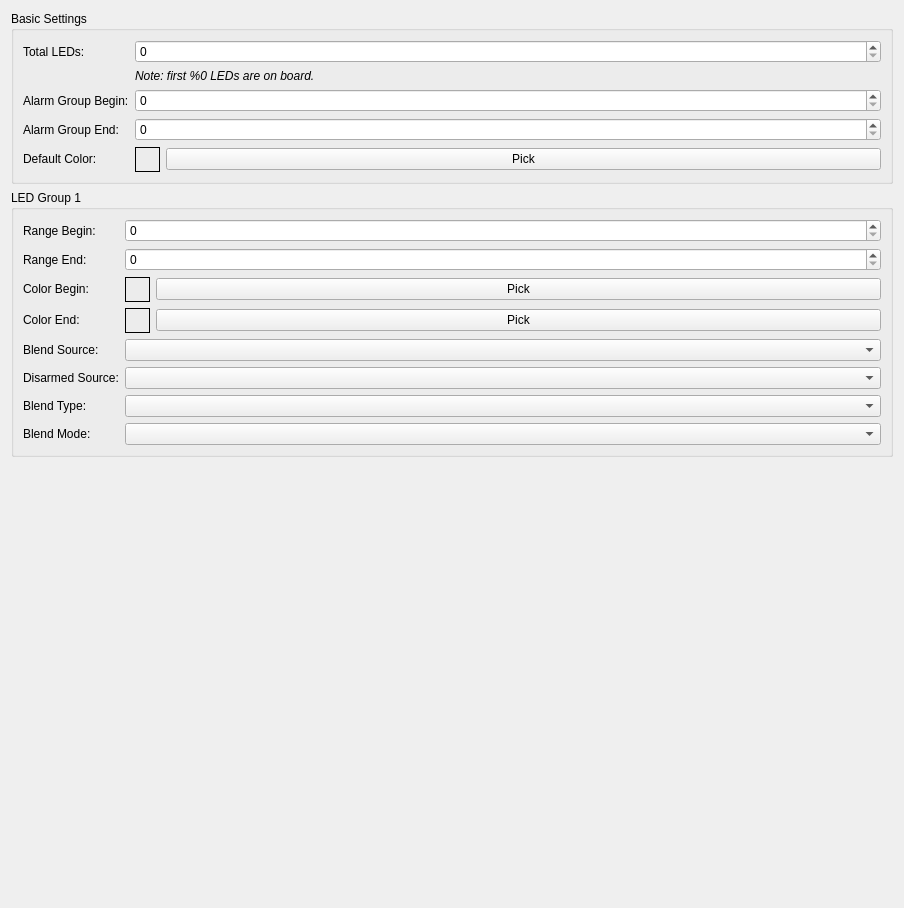
         <widget class="QWidget" name="scrollAreaWidgetContents_7">
          <property name="geometry">
           <rect>
            <x>0</x>
            <y>0</y>
            <width>904</width>
            <height>908</height>
           </rect>
          </property>
          <layout class="QVBoxLayout" name="verticalLayout_19">
           <item>
            <widget class="QGroupBox" name="gbxLEDBasic">
             <property name="title">
              <string>Basic Settings</string>
             </property>
             <layout class="QFormLayout" name="formLayout_8">
              <item row="0" column="0">
               <widget class="QLabel" name="label_2">
                <property name="text">
                 <string>Total LEDs:</string>
                </property>
               </widget>
              </item>
              <item row="0" column="1">
               <widget class="QSpinBox" name="sbLEDTotal">
                <property name="objrelation" stdset="0">
                 <stringlist notr="true">
                  <string>objname:RGBLEDSettings</string>
                  <string>fieldname:NumLeds</string>
                  <string>haslimits:yes</string>
                 </stringlist>
                </property>
               </widget>
              </item>
              <item row="2" column="0">
               <widget class="QLabel" name="label_15">
                <property name="text">
                 <string>Alarm Group Begin:</string>
                </property>
               </widget>
              </item>
              <item row="3" column="0">
               <widget class="QLabel" name="label_17">
                <property name="text">
                 <string>Alarm Group End:</string>
                </property>
               </widget>
              </item>
              <item row="2" column="1">
               <widget class="QSpinBox" name="sbLEDAlarmsBegin">
                <property name="objrelation" stdset="0">
                 <stringlist notr="true">
                  <string>objname:RGBLEDSettings</string>
                  <string>fieldname:AnnunciateRangeBegin</string>
                  <string>haslimits:yes</string>
                 </stringlist>
                </property>
               </widget>
              </item>
              <item row="3" column="1">
               <widget class="QSpinBox" name="sbLEDAlarmsEnd">
                <property name="objrelation" stdset="0">
                 <stringlist notr="true">
                  <string>objname:RGBLEDSettings</string>
                  <string>fieldname:AnnunciateRangeEnd</string>
                  <string>haslimits:yes</string>
                 </stringlist>
                </property>
               </widget>
              </item>
              <item row="4" column="0">
               <widget class="QLabel" name="label_27">
                <property name="text">
                 <string>Default Color:</string>
                </property>
               </widget>
              </item>
              <item row="4" column="1">
               <layout class="QHBoxLayout" name="horizontalLayout_22">
                <item>
                 <widget class="QLabel" name="lblLEDDefaultColor">
                  <property name="sizePolicy">
                   <sizepolicy hsizetype="Fixed" vsizetype="Fixed">
                    <horstretch>0</horstretch>
                    <verstretch>0</verstretch>
                   </sizepolicy>
                  </property>
                  <property name="minimumSize">
                   <size>
                    <width>25</width>
                    <height>25</height>
                   </size>
                  </property>
                  <property name="frameShape">
                   <enum>QFrame::Box</enum>
                  </property>
                  <property name="text">
                   <string/>
                  </property>
                 </widget>
                </item>
                <item>
                 <widget class="QPushButton" name="btnLEDDefaultColor">
                  <property name="text">
                   <string>Pick</string>
                  </property>
                  <property name="fieldname" stdset="0">
                   <string notr="true">DefaultColor</string>
                  </property>
                 </widget>
                </item>
               </layout>
              </item>
              <item row="1" column="1">
               <widget class="QLabel" name="lblOnBoardLeds">
                <property name="font">
                 <font>
                  <italic>true</italic>
                 </font>
                </property>
                <property name="text">
                 <string>Note: first %0 LEDs are on board.</string>
                </property>
               </widget>
              </item>
             </layout>
            </widget>
           </item>
           <item>
            <widget class="QGroupBox" name="gbxLEDGroup1">
             <property name="title">
              <string>LED Group 1</string>
             </property>
             <layout class="QFormLayout" name="formLayout">
              <item row="0" column="0">
               <widget class="QLabel" name="label_10">
                <property name="text">
                 <string>Range Begin:</string>
                </property>
               </widget>
              </item>
              <item row="0" column="1">
               <widget class="QSpinBox" name="sbLEDRange1Begin">
                <property name="objrelation" stdset="0">
                 <stringlist notr="true">
                  <string>objname:RGBLEDSettings</string>
                  <string>fieldname:RangeBegin</string>
                  <string>haslimits:yes</string>
                 </stringlist>
                </property>
               </widget>
              </item>
              <item row="1" column="0">
               <widget class="QLabel" name="label_6">
                <property name="text">
                 <string>Range End:</string>
                </property>
               </widget>
              </item>
              <item row="1" column="1">
               <widget class="QSpinBox" name="sbLEDRange1End">
                <property name="objrelation" stdset="0">
                 <stringlist notr="true">
                  <string>objname:RGBLEDSettings</string>
                  <string>fieldname:RangeEnd</string>
                  <string>haslimits:yes</string>
                 </stringlist>
                </property>
               </widget>
              </item>
              <item row="2" column="0">
               <widget class="QLabel" name="label_18">
                <property name="text">
                 <string>Color Begin:</string>
                </property>
               </widget>
              </item>
              <item row="2" column="1">
               <layout class="QHBoxLayout" name="horizontalLayout_7">
                <item>
                 <widget class="QLabel" name="lblLEDRange1Begin">
                  <property name="sizePolicy">
                   <sizepolicy hsizetype="Fixed" vsizetype="Fixed">
                    <horstretch>0</horstretch>
                    <verstretch>0</verstretch>
                   </sizepolicy>
                  </property>
                  <property name="minimumSize">
                   <size>
                    <width>25</width>
                    <height>25</height>
                   </size>
                  </property>
                  <property name="frameShape">
                   <enum>QFrame::Box</enum>
                  </property>
                  <property name="text">
                   <string/>
                  </property>
                 </widget>
                </item>
                <item>
                 <widget class="QPushButton" name="btnLEDRange1Begin">
                  <property name="text">
                   <string>Pick</string>
                  </property>
                  <property name="fieldname" stdset="0">
                   <string notr="true">RangeBaseColor</string>
                  </property>
                 </widget>
                </item>
               </layout>
              </item>
              <item row="3" column="0">
               <widget class="QLabel" name="label_19">
                <property name="text">
                 <string>Color End:</string>
                </property>
               </widget>
              </item>
              <item row="3" column="1">
               <layout class="QHBoxLayout" name="horizontalLayout_8">
                <item>
                 <widget class="QLabel" name="lblLEDRange1End">
                  <property name="sizePolicy">
                   <sizepolicy hsizetype="Fixed" vsizetype="Fixed">
                    <horstretch>0</horstretch>
                    <verstretch>0</verstretch>
                   </sizepolicy>
                  </property>
                  <property name="minimumSize">
                   <size>
                    <width>25</width>
                    <height>25</height>
                   </size>
                  </property>
                  <property name="frameShape">
                   <enum>QFrame::Box</enum>
                  </property>
                  <property name="text">
                   <string/>
                  </property>
                 </widget>
                </item>
                <item>
                 <widget class="QPushButton" name="btnLEDRange1End">
                  <property name="text">
                   <string>Pick</string>
                  </property>
                  <property name="fieldname" stdset="0">
                   <string notr="true">RangeEndColor</string>
                  </property>
                 </widget>
                </item>
               </layout>
              </item>
              <item row="4" column="0">
               <widget class="QLabel" name="label_20">
                <property name="text">
                 <string>Blend Source:</string>
                </property>
               </widget>
              </item>
              <item row="4" column="1">
               <widget class="QComboBox" name="cbLEDRange1Source">
                <property name="objrelation" stdset="0">
                 <stringlist notr="true">
                  <string>objname:RGBLEDSettings</string>
                  <string>fieldname:RangeColorBlendSource</string>
                  <string>haslimits:yes</string>
                 </stringlist>
                </property>
               </widget>
              </item>
              <item row="5" column="0">
               <widget class="QLabel" name="label_21">
                <property name="text">
                 <string>Disarmed Source:</string>
                </property>
               </widget>
              </item>
              <item row="5" column="1">
               <widget class="QComboBox" name="cbLEDRange1SourceDisarmed">
                <property name="objrelation" stdset="0">
                 <stringlist notr="true">
                  <string>objname:RGBLEDSettings</string>
                  <string>fieldname:RangeColorBlendUnarmedSource</string>
                  <string>haslimits:yes</string>
                 </stringlist>
                </property>
               </widget>
              </item>
              <item row="6" column="0">
               <widget class="QLabel" name="label_22">
                <property name="text">
                 <string>Blend Type:</string>
                </property>
               </widget>
              </item>
              <item row="6" column="1">
               <widget class="QComboBox" name="cbLEDRange1BlendType">
                <property name="objrelation" stdset="0">
                 <stringlist notr="true">
                  <string>objname:RGBLEDSettings</string>
                  <string>fieldname:RangeColorBlendType</string>
                  <string>haslimits:yes</string>
                 </stringlist>
                </property>
               </widget>
              </item>
              <item row="7" column="0">
               <widget class="QLabel" name="label_26">
                <property name="text">
                 <string>Blend Mode:</string>
                </property>
               </widget>
              </item>
              <item row="7" column="1">
               <widget class="QComboBox" name="cbLEDRange1BlendMode">
                <property name="objrelation" stdset="0">
                 <stringlist notr="true">
                  <string>objname:RGBLEDSettings</string>
                  <string>fieldname:RangeColorBlendMode</string>
                  <string>haslimits:yes</string>
                 </stringlist>
                </property>
               </widget>
              </item>
             </layout>
            </widget>
           </item>
           <item>
            <spacer name="verticalSpacer">
             <property name="orientation">
              <enum>Qt::Vertical</enum>
             </property>
             <property name="sizeHint" stdset="0">
              <size>
               <width>20</width>
               <height>355</height>
              </size>
             </property>
            </spacer>
           </item>
          </layout>
         </widget>
